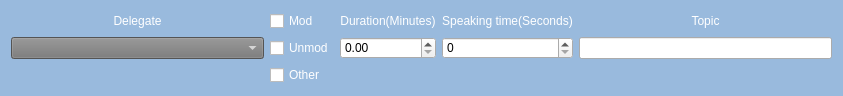
<?xml version="1.0" encoding="UTF-8"?>
<ui version="4.0">
 <class>root</class>
 <widget class="QWidget" name="root">
  <property name="geometry">
   <rect>
    <x>0</x>
    <y>0</y>
    <width>843</width>
    <height>94</height>
   </rect>
  </property>
  <property name="maximumSize">
   <size>
    <width>16777215</width>
    <height>123</height>
   </size>
  </property>
  <property name="windowTitle">
   <string>Form</string>
  </property>
  <property name="styleSheet">
   <string notr="true">#root{
	background-color: #99badd;

}

#delegate_label, 
#duration_label,
#speaking_time_label,
#topic_label{
	color:white;
	font: 87 14pt &quot;Arial Black&quot;;
}

#mod_check_box,
#unmod_check_box,
#other_check_box{
	color:white;
	font: 87 14pt &quot;Arial Black&quot;;
}

#delegates_combo_box{
	background-color: #767676;
	color:white;

	font: 87 12pt &quot;Arial Black&quot;;
}</string>
  </property>
  <layout class="QGridLayout" name="gridLayout" columnstretch="4,1,1,1,4">
   <item row="4" column="1">
    <widget class="QCheckBox" name="other_check_box">
     <property name="text">
      <string>Other</string>
     </property>
     <property name="autoExclusive">
      <bool>true</bool>
     </property>
    </widget>
   </item>
   <item row="1" column="1">
    <widget class="QCheckBox" name="mod_check_box">
     <property name="text">
      <string>Mod</string>
     </property>
     <property name="autoExclusive">
      <bool>true</bool>
     </property>
    </widget>
   </item>
   <item row="1" column="0">
    <widget class="QLabel" name="delegate_label">
     <property name="text">
      <string>Delegate</string>
     </property>
     <property name="alignment">
      <set>Qt::AlignCenter</set>
     </property>
    </widget>
   </item>
   <item row="3" column="1">
    <widget class="QCheckBox" name="unmod_check_box">
     <property name="text">
      <string>Unmod</string>
     </property>
     <property name="autoExclusive">
      <bool>true</bool>
     </property>
    </widget>
   </item>
   <item row="1" column="2">
    <widget class="QLabel" name="duration_label">
     <property name="text">
      <string>Duration(Minutes)</string>
     </property>
     <property name="alignment">
      <set>Qt::AlignCenter</set>
     </property>
    </widget>
   </item>
   <item row="3" column="2">
    <widget class="QDoubleSpinBox" name="doubleSpinBox"/>
   </item>
   <item row="1" column="3">
    <widget class="QLabel" name="speaking_time_label">
     <property name="text">
      <string>Speaking time(Seconds)</string>
     </property>
     <property name="alignment">
      <set>Qt::AlignCenter</set>
     </property>
    </widget>
   </item>
   <item row="3" column="3">
    <widget class="QSpinBox" name="spinBox"/>
   </item>
   <item row="3" column="4">
    <widget class="QLineEdit" name="lineEdit"/>
   </item>
   <item row="1" column="4">
    <widget class="QLabel" name="topic_label">
     <property name="text">
      <string>Topic</string>
     </property>
     <property name="alignment">
      <set>Qt::AlignCenter</set>
     </property>
    </widget>
   </item>
   <item row="3" column="0">
    <widget class="QComboBox" name="delegates_combo_box">
     <property name="sizePolicy">
      <sizepolicy hsizetype="Preferred" vsizetype="Expanding">
       <horstretch>0</horstretch>
       <verstretch>1</verstretch>
      </sizepolicy>
     </property>
     <property name="maximumSize">
      <size>
       <width>16777215</width>
       <height>30</height>
      </size>
     </property>
     <property name="currentText">
      <string/>
     </property>
     <property name="insertPolicy">
      <enum>QComboBox::InsertAlphabetically</enum>
     </property>
     <property name="sizeAdjustPolicy">
      <enum>QComboBox::AdjustToContentsOnFirstShow</enum>
     </property>
     <property name="frame">
      <bool>true</bool>
     </property>
    </widget>
   </item>
  </layout>
 </widget>
 <resources/>
 <connections/>
</ui>
